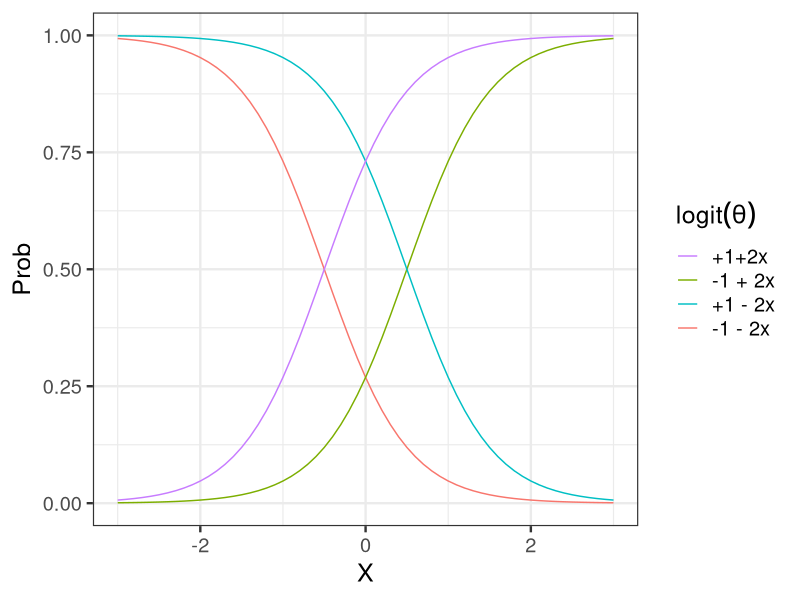

This figure's R source:
## ----echo=FALSE, results=hide-------------------------------------------------
birth <- read.table("birthweight.data", header=T)
birth$smoke = factor(birth$smoke, labels=c("nao","sim"))
birth$ht = factor(birth$ht, labels=c("nao","sim"))
birth$ui = factor(birth$ui, labels=c("nao","sim"))
birth$lwt = round(birth$lwt * 0.45359237) # Peso em Kilos


## ----echo=FALSE, results=tex--------------------------------------------------
library(xtable)
set.seed(1234)
xtable(data.frame(Y = rbinom(10,1,0.5),
                  X1 = rbinom(10,1,0.5),
                  X2 = sample(c("Controle", "Tratamento 1", "Tratamento 2"),size = 10, replace = T)
                  )
       )


## ----echo=FALSE, results=tex--------------------------------------------------
xtable(data.frame(Y = c(3,6,12,3,20,1),
                  n = c(10,30,45,20,50,15),
                  X1 = c(0,0,0,1,1,1),
                  X2 = rep(c("Controle", "Tratamento 1", "Tratamento 2"),2)
                  ), digits = 0
       )


## ----echo=F,results=tex-------------------------------------------------------
library(arm)
library(tidyverse)
aux <- tibble(Prob = c(0.1, 0.25, 0.5, 0.75, 0.9, 0.99)) %>% mutate( 
  Odds = Prob / (1-Prob),
  'log(Odds)' = logit(Prob))
xtable(aux)


## ----echo=F, fig=T,  width=6, height=4----------------------------------------
teste <- tibble(X = seq(-3, 3, by = 0.1)) %>%
  mutate(
    Probp1p2 = invlogit(1 + 2*X),
    Probm1p2 = invlogit(-1 + 2*X),
    Probp1m2 = invlogit(1 - 2*X),
    Probm1m2 = invlogit(-1 - 2*X)
    ) %>% gather(Beta, Prob, -X)
  
aux.eq <- c(
  "+1+2x",
  "-1 + 2x",
  "+1 - 2x",
  "-1 - 2x")

ggplot(teste, aes(x = X, y = Prob, col = Beta)) + geom_line(show.legend = T ) + theme_bw(base_size = 18) + 
  scale_color_discrete(name = expression(logit(theta)), 
                     breaks = unique(teste$Beta),
                     labels = aux.eq
                     ) #+ theme(legend.position="bottom")
  


## -----------------------------------------------------------------------------
saida <- glm(low ~ smoke, 
             family=binomial(link = 'logit'), 
             data=birth)


## ----echo=F-------------------------------------------------------------------
saida


## -----------------------------------------------------------------------------
exp(0.7041)


## ----echo=F-------------------------------------------------------------------
summary(saida)


## -----------------------------------------------------------------------------
cbind(saida$coef, confint(saida) )


## -----------------------------------------------------------------------------
exp(cbind(OR=saida$coef, confint(saida) ))[-1,]


## -----------------------------------------------------------------------------
birth.pred <- data.frame(smoke = c("sim", "nao"))
prev <- predict(saida, type = 'response',
                newdata = birth.pred)
prev


## -----------------------------------------------------------------------------
prev2 <- predict(saida, type = 'link',
                newdata = birth.pred,
                se.fit = T)


## -----------------------------------------------------------------------------
birth.pred <- birth.pred %>% 
  bind_cols(
    Prob = prev, 
    Link = prev2$fit, 
    Link.sd = prev2$se.fit
  )


## ----echo=F, results=tex------------------------------------------------------
xtable(birth.pred, digits = 3)


## ----echo=F, results=tex------------------------------------------------------
aux <- birth.pred %>% mutate(
  LI = Link - 1.96 * Link.sd,
  LS = Link + 1.96 * Link.sd
) %>% select(-Prob)
xtable(aux, digits = 3)


## ----echo=F, results=tex------------------------------------------------------
inv.fun <- saida$family$linkinv
aux <- aux %>% mutate(
  Prob = inv.fun( Link ),
  LI = inv.fun(LI),
  LS = inv.fun(LS)
) %>% select(smoke, Prob, LI, LS)
xtable(aux, digits = 3)
